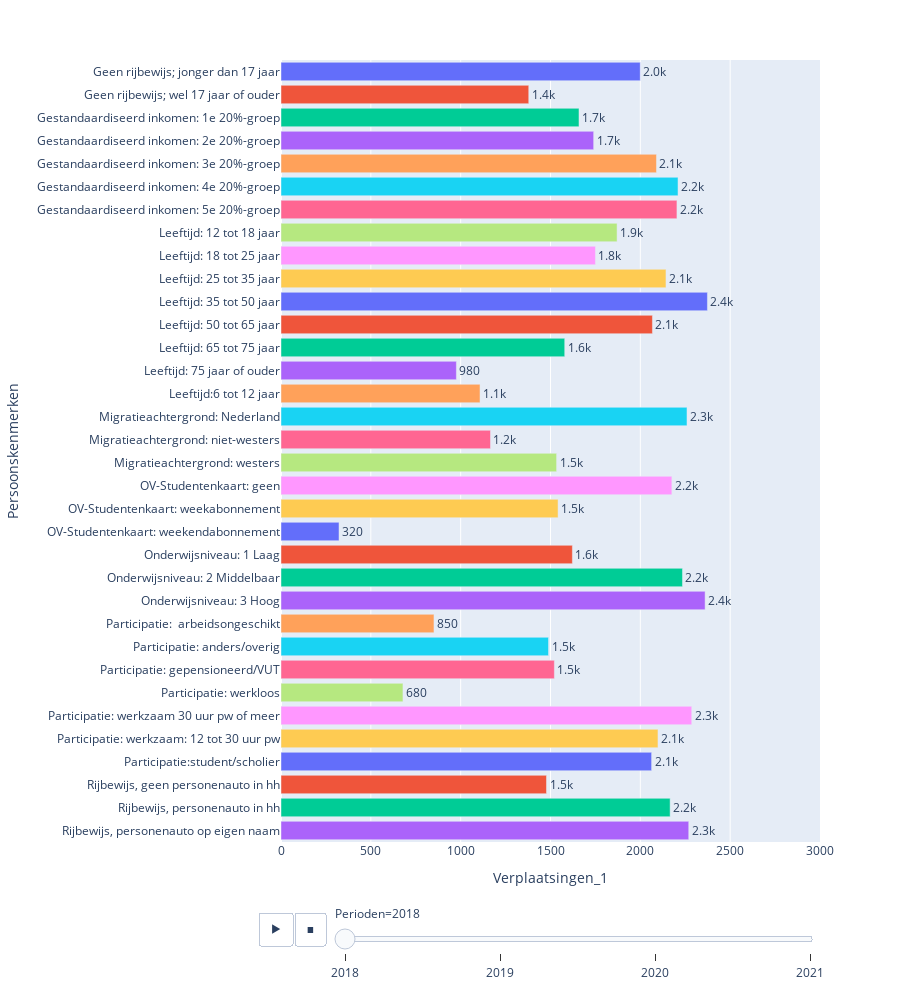

The code cell stored with this chart in its notebook:
### Code cell
#Bar plot for number of displacements
fig = px.bar(data_motief_2, x = 'Verplaatsingen_1', y = 'Persoonskenmerken', color = 'Persoonskenmerken',
             orientation = 'h', text_auto = '.2s', animation_frame = 'Perioden', height = 1000, range_x = [0, 3000])
fig.update_traces(textposition="outside")
fig.update_layout(showlegend = False)
fig.show()

### Figure 1 — Plotly figure (JSON) as saved in the notebook; plotly's stock layout.template omitted (floating-point values rounded to 4 significant figures)
{"data": [{"alignmentgroup": "True", "hovertemplate": "Persoonskenmerken=%{y}<br>Perioden=2018<br>Verplaatsingen_1=%{x}<extra></extra>", "legendgroup": "Geen rijbewijs; jonger dan 17 jaar", "marker": {"color": "#636efa", "pattern": {"shape": ""}}, "name": "Geen rijbewijs; jonger dan 17 jaar", "offsetgroup": "Geen rijbewijs; jonger dan 17 jaar", "orientation": "h", "showlegend": true, "textposition": "outside", "texttemplate": "%{x:.2s}", "type": "bar", "x": [2000.0], "xaxis": "x", "y": ["Geen rijbewijs; jonger dan 17 jaar"], "yaxis": "y"}, {"alignmentgroup": "True", "hovertemplate": "Persoonskenmerken=%{y}<br>Perioden=2018<br>Verplaatsingen_1=%{x}<extra></extra>", "legendgroup": "Geen rijbewijs; wel 17 jaar of ouder", "marker": {"color": "#EF553B", "pattern": {"shape": ""}}, "name": "Geen rijbewijs; wel 17 jaar of ouder", "offsetgroup": "Geen rijbewijs; wel 17 jaar of ouder", "orientation": "h", "showlegend": true, "textposition": "outside", "texttemplate": "%{x:.2s}", "type": "bar", "x": [1379.0], "xaxis": "x", "y": ["Geen rijbewijs; wel 17 jaar of ouder"], "yaxis": "y"}, {"alignmentgroup": "True", "hovertemplate": "Persoonskenmerken=%{y}<br>Perioden=2018<br>Verplaatsingen_1=%{x}<extra></extra>", "legendgroup": "Gestandaardiseerd inkomen: 1e 20%-groep", "marker": {"color": "#00cc96", "pattern": {"shape": ""}}, "name": "Gestandaardiseerd inkomen: 1e 20%-groep", "offsetgroup": "Gestandaardiseerd inkomen: 1e 20%-groep", "orientation": "h", "showlegend": true, "textposition": "outside", "texttemplate": "%{x:.2s}", "type": "bar", "x": [1659.0], "xaxis": "x", "y": ["Gestandaardiseerd inkomen: 1e 20%-groep"], "yaxis": "y"}, {"alignmentgroup": "True", "hovertemplate": "Persoonskenmerken=%{y}<br>Perioden=2018<br>Verplaatsingen_1=%{x}<extra></extra>", "legendgroup": "Gestandaardiseerd inkomen: 2e 20%-groep", "marker": {"color": "#ab63fa", "pattern": {"shape": ""}}, "name": "Gestandaardiseerd inkomen: 2e 20%-groep", "offsetgroup": "Gestandaardiseerd inkomen: 2e 20%-groep", "orientation": "h", "showlegend": true, "textposition": "outside", "texttemplate": "%{x:.2s}", "type": "bar", "x": [1740.0], "xaxis": "x", "y": ["Gestandaardiseerd inkomen: 2e 20%-groep"], "yaxis": "y"}, {"alignmentgroup": "True", "hovertemplate": "Persoonskenmerken=%{y}<br>Perioden=2018<br>Verplaatsingen_1=%{x}<extra></extra>", "legendgroup": "Gestandaardiseerd inkomen: 3e 20%-groep", "marker": {"color": "#FFA15A", "pattern": {"shape": ""}}, "name": "Gestandaardiseerd inkomen: 3e 20%-groep", "offsetgroup": "Gestandaardiseerd inkomen: 3e 20%-groep", "orientation": "h", "showlegend": true, "textposition": "outside", "texttemplate": "%{x:.2s}", "type": "bar", "x": [2090.0], "xaxis": "x", "y": ["Gestandaardiseerd inkomen: 3e 20%-groep"], "yaxis": "y"}, {"alignmentgroup": "True", "hovertemplate": "Persoonskenmerken=%{y}<br>Perioden=2018<br>Verplaatsingen_1=%{x}<extra></extra>", "legendgroup": "Gestandaardiseerd inkomen: 4e 20%-groep", "marker": {"color": "#19d3f3", "pattern": {"shape": ""}}, "name": "Gestandaardiseerd inkomen: 4e 20%-groep", "offsetgroup": "Gestandaardiseerd inkomen: 4e 20%-groep", "orientation": "h", "showlegend": true, "textposition": "outside", "texttemplate": "%{x:.2s}", "type": "bar", "x": [2210.0], "xaxis": "x", "y": ["Gestandaardiseerd inkomen: 4e 20%-groep"], "yaxis": "y"}, {"alignmentgroup": "True", "hovertemplate": "Persoonskenmerken=%{y}<br>Perioden=2018<br>Verplaatsingen_1=%{x}<extra></extra>", "legendgroup": "Gestandaardiseerd inkomen: 5e 20%-groep", "marker": {"color": "#FF6692", "pattern": {"shape": ""}}, "name": "Gestandaardiseerd inkomen: 5e 20%-groep", "offsetgroup": "Gestandaardiseerd inkomen: 5e 20%-groep", "orientation": "h", "showlegend": true, "textposition": "outside", "texttemplate": "%{x:.2s}", "type": "bar", "x": [2204.0], "xaxis": "x", "y": ["Gestandaardiseerd inkomen: 5e 20%-groep"], "yaxis": "y"}, {"alignmentgroup": "True", "hovertemplate": "Persoonskenmerken=%{y}<br>Perioden=2018<br>Verplaatsingen_1=%{x}<extra></extra>", "legendgroup": "Leeftijd: 12 tot 18 jaar", "marker": {"color": "#B6E880", "pattern": {"shape": ""}}, "name": "Leeftijd: 12 tot 18 jaar", "offsetgroup": "Leeftijd: 12 tot 18 jaar", "orientation": "h", "showlegend": true, "textposition": "outside", "texttemplate": "%{x:.2s}", "type": "bar", "x": [1871.0], "xaxis": "x", "y": ["Leeftijd: 12 tot 18 jaar"], "yaxis": "y"}, {"alignmentgroup": "True", "hovertemplate": "Persoonskenmerken=%{y}<br>Perioden=2018<br>Verplaatsingen_1=%{x}<extra></extra>", "legendgroup": "Leeftijd: 18 tot 25 jaar", "marker": {"color": "#FF97FF", "pattern": {"shape": ""}}, "name": "Leeftijd: 18 tot 25 jaar", "offsetgroup": "Leeftijd: 18 tot 25 jaar", "orientation": "h", "showlegend": true, "textposition": "outside", "texttemplate": "%{x:.2s}", "type": "bar", "x": [1750.0], "xaxis": "x", "y": ["Leeftijd: 18 tot 25 jaar"], "yaxis": "y"}, {"alignmentgroup": "True", "hovertemplate": "Persoonskenmerken=%{y}<br>Perioden=2018<br>Verplaatsingen_1=%{x}<extra></extra>", "legendgroup": "Leeftijd: 25 tot 35 jaar", "marker": {"color": "#FECB52", "pattern": {"shape": ""}}, "name": "Leeftijd: 25 tot 35 jaar", "offsetgroup": "Leeftijd: 25 tot 35 jaar", "orientation": "h", "showlegend": true, "textposition": "outside", "texttemplate": "%{x:.2s}", "type": "bar", "x": [2143.0], "xaxis": "x", "y": ["Leeftijd: 25 tot 35 jaar"], "yaxis": "y"}, {"alignmentgroup": "True", "hovertemplate": "Persoonskenmerken=%{y}<br>Perioden=2018<br>Verplaatsingen_1=%{x}<extra></extra>", "legendgroup": "Leeftijd: 35 tot 50 jaar", "marker": {"color": "#636efa", "pattern": {"shape": ""}}, "name": "Leeftijd: 35 tot 50 jaar", "offsetgroup": "Leeftijd: 35 tot 50 jaar", "orientation": "h", "showlegend": true, "textposition": "outside", "texttemplate": "%{x:.2s}", "type": "bar", "x": [2373.0], "xaxis": "x", "y": ["Leeftijd: 35 tot 50 jaar"], "yaxis": "y"}, {"alignmentgroup": "True", "hovertemplate": "Persoonskenmerken=%{y}<br>Perioden=2018<br>Verplaatsingen_1=%{x}<extra></extra>", "legendgroup": "Leeftijd: 50 tot 65 jaar", "marker": {"color": "#EF553B", "pattern": {"shape": ""}}, "name": "Leeftijd: 50 tot 65 jaar", "offsetgroup": "Leeftijd: 50 tot 65 jaar", "orientation": "h", "showlegend": true, "textposition": "outside", "texttemplate": "%{x:.2s}", "type": "bar", "x": [2067.0], "xaxis": "x", "y": ["Leeftijd: 50 tot 65 jaar"], "yaxis": "y"}, {"alignmentgroup": "True", "hovertemplate": "Persoonskenmerken=%{y}<br>Perioden=2018<br>Verplaatsingen_1=%{x}<extra></extra>", "legendgroup": "Leeftijd: 65 tot 75 jaar", "marker": {"color": "#00cc96", "pattern": {"shape": ""}}, "name": "Leeftijd: 65 tot 75 jaar", "offsetgroup": "Leeftijd: 65 tot 75 jaar", "orientation": "h", "showlegend": true, "textposition": "outside", "texttemplate": "%{x:.2s}", "type": "bar", "x": [1579.0], "xaxis": "x", "y": ["Leeftijd: 65 tot 75 jaar"], "yaxis": "y"}, {"alignmentgroup": "True", "hovertemplate": "Persoonskenmerken=%{y}<br>Perioden=2018<br>Verplaatsingen_1=%{x}<extra></extra>", "legendgroup": "Leeftijd: 75 jaar of ouder", "marker": {"color": "#ab63fa", "pattern": {"shape": ""}}, "name": "Leeftijd: 75 jaar of ouder", "offsetgroup": "Leeftijd: 75 jaar of ouder", "orientation": "h", "showlegend": true, "textposition": "outside", "texttemplate": "%{x:.2s}", "type": "bar", "x": [976.2], "xaxis": "x", "y": ["Leeftijd: 75 jaar of ouder"], "yaxis": "y"}, {"alignmentgroup": "True", "hovertemplate": "Persoonskenmerken=%{y}<br>Perioden=2018<br>Verplaatsingen_1=%{x}<extra></extra>", "legendgroup": "Leeftijd:6 tot 12 jaar", "marker": {"color": "#FFA15A", "pattern": {"shape": ""}}, "name": "Leeftijd:6 tot 12 jaar", "offsetgroup": "Leeftijd:6 tot 12 jaar", "orientation": "h", "showlegend": true, "textposition": "outside", "texttemplate": "%{x:.2s}", "type": "bar", "x": [1108.0], "xaxis": "x", "y": ["Leeftijd:6 tot 12 jaar"], "yaxis": "y"}, {"alignmentgroup": "True", "hovertemplate": "Persoonskenmerken=%{y}<br>Perioden=2018<br>Verplaatsingen_1=%{x}<extra></extra>", "legendgroup": "Migratieachtergrond: Nederland", "marker": {"color": "#19d3f3", "pattern": {"shape": ""}}, "name": "Migratieachtergrond: Nederland", "offsetgroup": "Migratieachtergrond: Nederland", "orientation": "h", "showlegend": true, "textposition": "outside", "texttemplate": "%{x:.2s}", "type": "bar", "x": [2260.0], "xaxis": "x", "y": ["Migratieachtergrond: Nederland"], "yaxis": "y"}, {"alignmentgroup": "True", "hovertemplate": "Persoonskenmerken=%{y}<br>Perioden=2018<br>Verplaatsingen_1=%{x}<extra></extra>", "legendgroup": "Migratieachtergrond: niet-westers", "marker": {"color": "#FF6692", "pattern": {"shape": ""}}, "name": "Migratieachtergrond: niet-westers", "offsetgroup": "Migratieachtergrond: niet-westers", "orientation": "h", "showlegend": true, "textposition": "outside", "texttemplate": "%{x:.2s}", "type": "bar", "x": [1166.0], "xaxis": "x", "y": ["Migratieachtergrond: niet-westers"], "yaxis": "y"}, {"alignmentgroup": "True", "hovertemplate": "Persoonskenmerken=%{y}<br>Perioden=2018<br>Verplaatsingen_1=%{x}<extra></extra>", "legendgroup": "Migratieachtergrond: westers", "marker": {"color": "#B6E880", "pattern": {"shape": ""}}, "name": "Migratieachtergrond: westers", "offsetgroup": "Migratieachtergrond: westers", "orientation": "h", "showlegend": true, "textposition": "outside", "texttemplate": "%{x:.2s}", "type": "bar", "x": [1534.0], "xaxis": "x", "y": ["Migratieachtergrond: westers"], "yaxis": "y"}, {"alignmentgroup": "True", "hovertemplate": "Persoonskenmerken=%{y}<br>Perioden=2018<br>Verplaatsingen_1=%{x}<extra></extra>", "legendgroup": "OV-Studentenkaart: geen", "marker": {"color": "#FF97FF", "pattern": {"shape": ""}}, "name": "OV-Studentenkaart: geen", "offsetgroup": "OV-Studentenkaart: geen", "orientation": "h", "showlegend": true, "textposition": "outside", "texttemplate": "%{x:.2s}", "type": "bar", "x": [2175.0], "xaxis": "x", "y": ["OV-Studentenkaart: geen"], "yaxis": "y"}, {"alignmentgroup": "True", "hovertemplate": "Persoonskenmerken=%{y}<br>Perioden=2018<br>Verplaatsingen_1=%{x}<extra></extra>", "legendgroup": "OV-Studentenkaart: weekabonnement", "marker": {"color": "#FECB52", "pattern": {"shape": ""}}, "name": "OV-Studentenkaart: weekabonnement", "offsetgroup": "OV-Studentenkaart: weekabonnement", "orientation": "h", "showlegend": true, "textposition": "outside", "texttemplate": "%{x:.2s}", "type": "bar", "x": [1542.0], "xaxis": "x", "y": ["OV-Studentenkaart: weekabonnement"], "yaxis": "y"}, {"alignmentgroup": "True", "hovertemplate": "Persoonskenmerken=%{y}<br>Perioden=2018<br>Verplaatsingen_1=%{x}<extra></extra>", "legendgroup": "OV-Studentenkaart: weekendabonnement", "marker": {"color": "#636efa", "pattern": {"shape": ""}}, "name": "OV-Studentenkaart: weekendabonnement", "offsetgroup": "OV-Studentenkaart: weekendabonnement", "orientation": "h", "showlegend": true, "textposition": "outside", "texttemplate": "%{x:.2s}", "type": "bar", "x": [322.9], "xaxis": "x", "y": ["OV-Studentenkaart: weekendabonnement"], "yaxis": "y"}, {"alignmentgroup": "True", "hovertemplate": "Persoonskenmerken=%{y}<br>Perioden=2018<br>Verplaatsingen_1=%{x}<extra></extra>", "legendgroup": "Onderwijsniveau: 1 Laag", "marker": {"color": "#EF553B", "pattern": {"shape": ""}}, "name": "Onderwijsniveau: 1 Laag", "offsetgroup": "Onderwijsniveau: 1 Laag", "orientation": "h", "showlegend": true, "textposition": "outside", "texttemplate": "%{x:.2s}", "type": "bar", "x": [1622.0], "xaxis": "x", "y": ["Onderwijsniveau: 1 Laag"], "yaxis": "y"}, {"alignmentgroup": "True", "hovertemplate": "Persoonskenmerken=%{y}<br>Perioden=2018<br>Verplaatsingen_1=%{x}<extra></extra>", "legendgroup": "Onderwijsniveau: 2 Middelbaar", "marker": {"color": "#00cc96", "pattern": {"shape": ""}}, "name": "Onderwijsniveau: 2 Middelbaar", "offsetgroup": "Onderwijsniveau: 2 Middelbaar", "orientation": "h", "showlegend": true, "textposition": "outside", "texttemplate": "%{x:.2s}", "type": "bar", "x": [2235.0], "xaxis": "x", "y": ["Onderwijsniveau: 2 Middelbaar"], "yaxis": "y"}, {"alignmentgroup": "True", "hovertemplate": "Persoonskenmerken=%{y}<br>Perioden=2018<br>Verplaatsingen_1=%{x}<extra></extra>", "legendgroup": "Onderwijsniveau: 3 Hoog", "marker": {"color": "#ab63fa", "pattern": {"shape": ""}}, "name": "Onderwijsniveau: 3 Hoog", "offsetgroup": "Onderwijsniveau: 3 Hoog", "orientation": "h", "showlegend": true, "textposition": "outside", "texttemplate": "%{x:.2s}", "type": "bar", "x": [2360.0], "xaxis": "x", "y": ["Onderwijsniveau: 3 Hoog"], "yaxis": "y"}, {"alignmentgroup": "True", "hovertemplate": "Persoonskenmerken=%{y}<br>Perioden=2018<br>Verplaatsingen_1=%{x}<extra></extra>", "legendgroup": "Participatie:  arbeidsongeschikt", "marker": {"color": "#FFA15A", "pattern": {"shape": ""}}, "name": "Participatie:  arbeidsongeschikt", "offsetgroup": "Participatie:  arbeidsongeschikt", "orientation": "h", "showlegend": true, "textposition": "outside", "texttemplate": "%{x:.2s}", "type": "bar", "x": [851.4], "xaxis": "x", "y": ["Participatie:  arbeidsongeschikt"], "yaxis": "y"}, {"alignmentgroup": "True", "hovertemplate": "Persoonskenmerken=%{y}<br>Perioden=2018<br>Verplaatsingen_1=%{x}<extra></extra>", "legendgroup": "Participatie: anders/overig", "marker": {"color": "#19d3f3", "pattern": {"shape": ""}}, "name": "Participatie: anders/overig", "offsetgroup": "Participatie: anders/overig", "orientation": "h", "showlegend": true, "textposition": "outside", "texttemplate": "%{x:.2s}", "type": "bar", "x": [1489.0], "xaxis": "x", "y": ["Participatie: anders/overig"], "yaxis": "y"}, {"alignmentgroup": "True", "hovertemplate": "Persoonskenmerken=%{y}<br>Perioden=2018<br>Verplaatsingen_1=%{x}<extra></extra>", "legendgroup": "Participatie: gepensioneerd/VUT", "marker": {"color": "#FF6692", "pattern": {"shape": ""}}, "name": "Participatie: gepensioneerd/VUT", "offsetgroup": "Participatie: gepensioneerd/VUT", "orientation": "h", "showlegend": true, "textposition": "outside", "texttemplate": "%{x:.2s}", "type": "bar", "x": [1522.0], "xaxis": "x", "y": ["Participatie: gepensioneerd/VUT"], "yaxis": "y"}, {"alignmentgroup": "True", "hovertemplate": "Persoonskenmerken=%{y}<br>Perioden=2018<br>Verplaatsingen_1=%{x}<extra></extra>", "legendgroup": "Participatie: werkloos", "marker": {"color": "#B6E880", "pattern": {"shape": ""}}, "name": "Participatie: werkloos", "offsetgroup": "Participatie: werkloos", "orientation": "h", "showlegend": true, "textposition": "outside", "texttemplate": "%{x:.2s}", "type": "bar", "x": [678.7], "xaxis": "x", "y": ["Participatie: werkloos"], "yaxis": "y"}, {"alignmentgroup": "True", "hovertemplate": "Persoonskenmerken=%{y}<br>Perioden=2018<br>Verplaatsingen_1=%{x}<extra></extra>", "legendgroup": "Participatie: werkzaam 30 uur pw of meer", "marker": {"color": "#FF97FF", "pattern": {"shape": ""}}, "name": "Participatie: werkzaam 30 uur pw of meer", "offsetgroup": "Participatie: werkzaam 30 uur pw of meer", "orientation": "h", "showlegend": true, "textposition": "outside", "texttemplate": "%{x:.2s}", "type": "bar", "x": [2286.0], "xaxis": "x", "y": ["Participatie: werkzaam 30 uur pw of meer"], "yaxis": "y"}, {"alignmentgroup": "True", "hovertemplate": "Persoonskenmerken=%{y}<br>Perioden=2018<br>Verplaatsingen_1=%{x}<extra></extra>", "legendgroup": "Participatie: werkzaam: 12 tot 30 uur pw", "marker": {"color": "#FECB52", "pattern": {"shape": ""}}, "name": "Participatie: werkzaam: 12 tot 30 uur pw", "offsetgroup": "Participatie: werkzaam: 12 tot 30 uur pw", "orientation": "h", "showlegend": true, "textposition": "outside", "texttemplate": "%{x:.2s}", "type": "bar", "x": [2098.0], "xaxis": "x", "y": ["Participatie: werkzaam: 12 tot 30 uur pw"], "yaxis": "y"}, {"alignmentgroup": "True", "hovertemplate": "Persoonskenmerken=%{y}<br>Perioden=2018<br>Verplaatsingen_1=%{x}<extra></extra>", "legendgroup": "Participatie:student/scholier", "marker": {"color": "#636efa", "pattern": {"shape": ""}}, "name": "Participatie:student/scholier", "offsetgroup": "Participatie:student/scholier", "orientation": "h", "showlegend": true, "textposition": "outside", "texttemplate": "%{x:.2s}", "type": "bar", "x": [2063.0], "xaxis": "x", "y": ["Participatie:student/scholier"], "yaxis": "y"}, {"alignmentgroup": "True", "hovertemplate": "Persoonskenmerken=%{y}<br>Perioden=2018<br>Verplaatsingen_1=%{x}<extra></extra>", "legendgroup": "Rijbewijs, geen personenauto in hh", "marker": {"color": "#EF553B", "pattern": {"shape": ""}}, "name": "Rijbewijs, geen personenauto in hh", "offsetgroup": "Rijbewijs, geen personenauto in hh", "orientation": "h", "showlegend": true, "textposition": "outside", "texttemplate": "%{x:.2s}", "type": "bar", "x": [1478.0], "xaxis": "x", "y": ["Rijbewijs, geen personenauto in hh"], "yaxis": "y"}, {"alignmentgroup": "True", "hovertemplate": "Persoonskenmerken=%{y}<br>Perioden=2018<br>Verplaatsingen_1=%{x}<extra></extra>", "legendgroup": "Rijbewijs, personenauto in hh", "marker": {"color": "#00cc96", "pattern": {"shape": ""}}, "name": "Rijbewijs, personenauto in hh", "offsetgroup": "Rijbewijs, personenauto in hh", "orientation": "h", "showlegend": true, "textposition": "outside", "texttemplate": "%{x:.2s}", "type": "bar", "x": [2166.0], "xaxis": "x", "y": ["Rijbewijs, personenauto in hh"], "yaxis": "y"}, {"alignmentgroup": "True", "hovertemplate": "Persoonskenmerken=%{y}<br>Perioden=2018<br>Verplaatsingen_1=%{x}<extra></extra>", "legendgroup": "Rijbewijs, personenauto op eigen naam", "marker": {"color": "#ab63fa", "pattern": {"shape": ""}}, "name": "Rijbewijs, personenauto op eigen naam", "offsetgroup": "Rijbewijs, personenauto op eigen naam", "orientation": "h", "showlegend": true, "textposition": "outside", "texttemplate": "%{x:.2s}", "type": "bar", "x": [2269.0], "xaxis": "x", "y": ["Rijbewijs, personenauto op eigen naam"], "yaxis": "y"}], "layout": {"barmode": "relative", "height": 1000, "legend": {"title": {"text": "Persoonskenmerken"}, "tracegroupgap": 0}, "margin": {"t": 60}, "showlegend": false, "sliders": [{"active": 0, "currentvalue": {"prefix": "Perioden="}, "len": 0.9, "pad": {"b": 10, "t": 60}, "steps": [{"args": [["2018"], {"frame": {"duration": 0, "redraw": true}, "fromcurrent": true, "mode": "immediate", "transition": {"duration": 0, "easing": "linear"}}], "label": "2018", "method": "animate"}, {"args": [["2019"], {"frame": {"duration": 0, "redraw": true}, "fromcurrent": true, "mode": "immediate", "transition": {"duration": 0, "easing": "linear"}}], "label": "2019", "method": "animate"}, {"args": [["2020"], {"frame": {"duration": 0, "redraw": true}, "fromcurrent": true, "mode": "immediate", "transition": {"duration": 0, "easing": "linear"}}], "label": "2020", "method": "animate"}, {"args": [["2021"], {"frame": {"duration": 0, "redraw": true}, "fromcurrent": true, "mode": "immediate", "transition": {"duration": 0, "easing": "linear"}}], "label": "2021", "method": "animate"}], "x": 0.1, "xanchor": "left", "y": 0, "yanchor": "top"}], "updatemenus": [{"buttons": [{"args": [null, {"frame": {"duration": 500, "redraw": true}, "fromcurrent": true, "mode": "immediate", "transition": {"duration": 500, "easing": "linear"}}], "label": "&#9654;", "method": "animate"}, {"args": [[null], {"frame": {"duration": 0, "redraw": true}, "fromcurrent": true, "mode": "immediate", "transition": {"duration": 0, "easing": "linear"}}], "label": "&#9724;", "method": "animate"}], "direction": "left", "pad": {"r": 10, "t": 70}, "showactive": false, "type": "buttons", "x": 0.1, "xanchor": "right", "y": 0, "yanchor": "top"}], "xaxis": {"anchor": "y", "domain": [0, 1], "range": [0, 3000], "title": {"text": "Verplaatsingen_1"}}, "yaxis": {"anchor": "x", "categoryarray": ["Rijbewijs, personenauto op eigen naam", "Rijbewijs, personenauto in hh", "Rijbewijs, geen personenauto in hh", "Participatie:student/scholier", "Participatie: werkzaam: 12 tot 30 uur pw", "Participatie: werkzaam 30 uur pw of meer", "Participatie: werkloos", "Participatie: gepensioneerd/VUT", "Participatie: anders/overig", "Participatie:  arbeidsongeschikt", "Onderwijsniveau: 3 Hoog", "Onderwijsniveau: 2 Middelbaar", "Onderwijsniveau: 1 Laag", "OV-Studentenkaart: weekendabonnement", "OV-Studentenkaart: weekabonnement", "OV-Studentenkaart: geen", "Migratieachtergrond: westers", "Migratieachtergrond: niet-westers", "Migratieachtergrond: Nederland", "Leeftijd:6 tot 12 jaar", "Leeftijd: 75 jaar of ouder", "Leeftijd: 65 tot 75 jaar", "Leeftijd: 50 tot 65 jaar", "Leeftijd: 35 tot 50 jaar", "Leeftijd: 25 tot 35 jaar", "Leeftijd: 18 tot 25 jaar", "Leeftijd: 12 tot 18 jaar", "Gestandaardiseerd inkomen: 5e 20%-groep", "Gestandaardiseerd inkomen: 4e 20%-groep", "Gestandaardiseerd inkomen: 3e 20%-groep", "Gestandaardiseerd inkomen: 2e 20%-groep", "Gestandaardiseerd inkomen: 1e 20%-groep", "Geen rijbewijs; wel 17 jaar of ouder", "Geen rijbewijs; jonger dan 17 jaar"], "categoryorder": "array", "domain": [0, 1], "title": {"text": "Persoonskenmerken"}}}}
